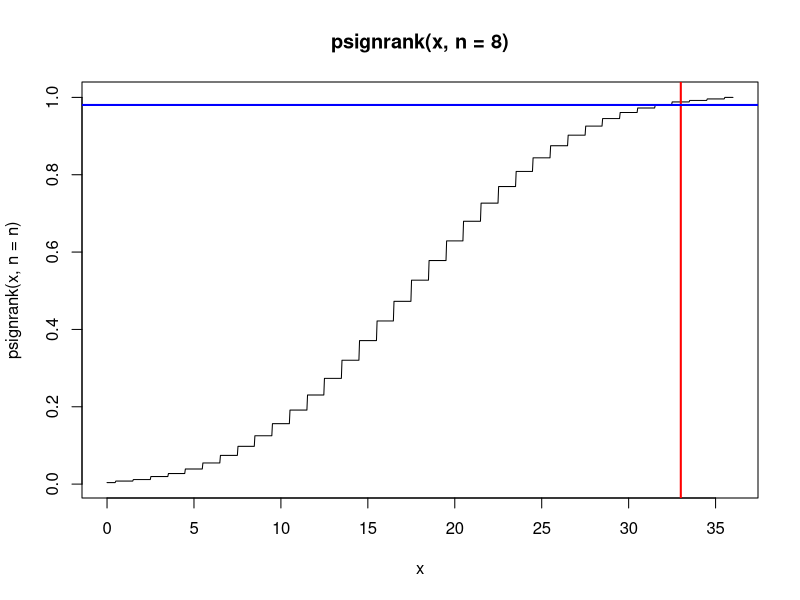
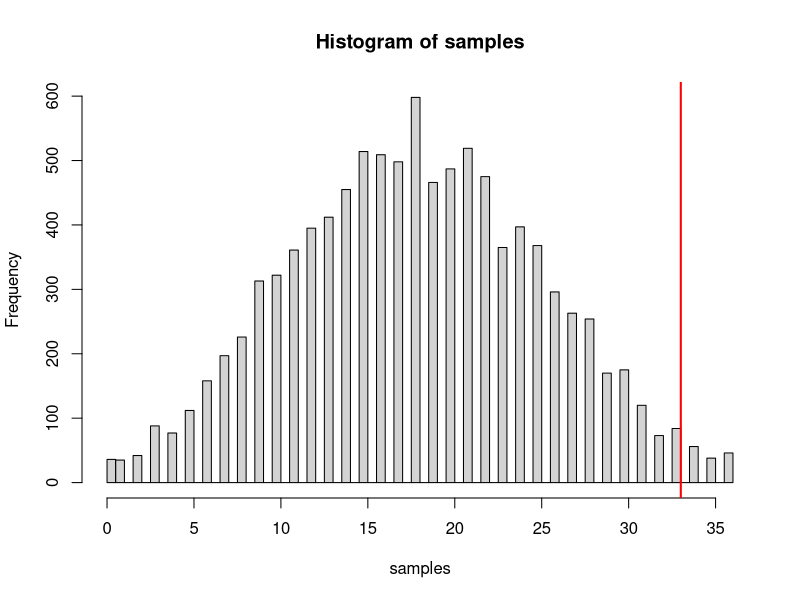
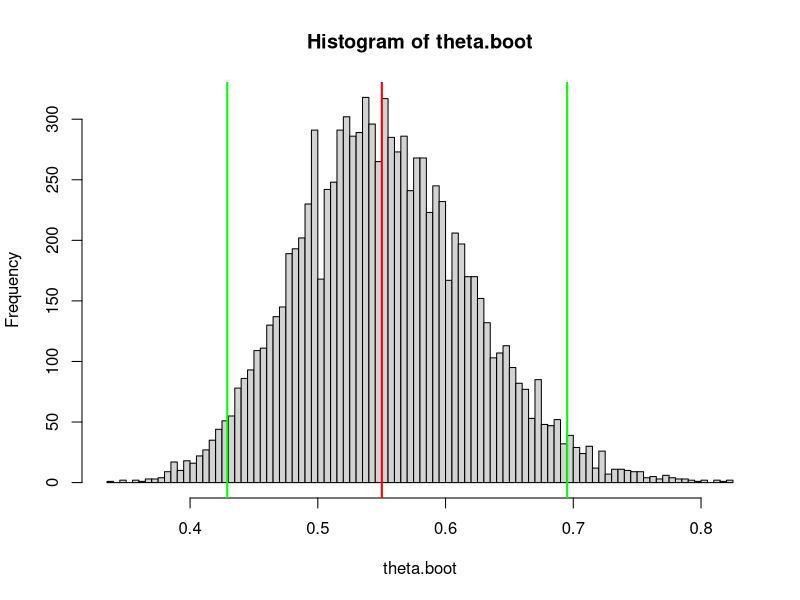

Here is the R script that generated these plots, in order:
## ---- chunk 1
knitr::opts_chunk$set(echo = TRUE)
## ---- chunk 2
school = c(82,69,73,43,58,56,76,65)
home = c(63,42,74,37,51,43,80,62)
## ---- chunk 3
response = school - home
response
## ---- chunk 4
wplus = sum((response>0)*rank(response))
## ---- chunk 5
n = length(response)
w = sum(sign(response)*rank(response))
wplus = 0.5*w + n*(n+1)/4
## ---- chunk 6
x = seq(0, n*(n+1)/2, length = 1000)
plot(x,psignrank(x, n = n),type="l",main = paste0("psignrank(x, n = ", n, ")"))
abline(v=wplus,col = "red",lwd = 2)
abline(h=psignrank(wplus-1, n = n),col = "blue",lwd = 2)
## ---- chunk 7
pvalue = 1-psignrank(wplus-1, n = n)
pvalue
## ---- chunk 8
nrep = 10000
samples = rsignrank(nn = nrep, n = n)
hist(samples,breaks = 100)
abline(v=wplus,col = "red",lwd = 2)
empirical.pvalue = sum(samples > wplus)/nrep
empirical.pvalue
## ---- chunk 9
wilcox.test(response,alternative="greater",conf.int=TRUE)
## ---- chunk 10
labels = c("nattacks","nsubjects")
aspirin = c(104,11037)
placebo = c(189,11034)
data = data.frame(aspirin,placebo)
rownames(data) = labels
data
## ---- chunk 11
rate = function(v) v[1]/v[2]
theta.hat = rate(data$aspirin)/rate(data$placebo)
theta.hat
## ---- chunk 12
population.one = c( rep(1,data["nattacks","aspirin"]), rep(0,data["nsubjects","aspirin"]-data["nattacks","aspirin"]) )
population.two = c( rep(1,data["nattacks","placebo"]), rep(0,data["nsubjects","placebo"]-data["nattacks","placebo"]) )

draw.bootstrap.sample = function() {
  boot.pop.one = sample(population.one,replace = TRUE)
  boot.pop.two = sample(population.two,replace = TRUE)
  rate.one = sum(boot.pop.one)/length(boot.pop.one)
  rate.two = sum(boot.pop.two)/length(boot.pop.two)
  return(rate.one/rate.two)
}

nrep = 10000
theta.boot = replicate(nrep,draw.bootstrap.sample())
hist(theta.boot,breaks=100)

# sampel estimate
abline(v=theta.hat,col = "red",lwd = 2)

# bootstrap confidence interval
confidence.lower = sort(theta.boot)[nrep*.025]
confidence.upper = sort(theta.boot)[nrep*.975]
abline(v=c(confidence.lower,confidence.upper),col = "green",lwd = 2)
